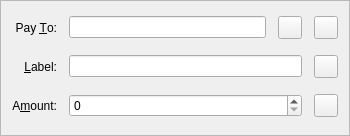
<?xml version="1.0" encoding="UTF-8"?>
<ui version="4.0">
 <class>SendCoinsEntry</class>
 <widget class="QFrame" name="SendCoinsEntry">
  <property name="geometry">
   <rect>
    <x>0</x>
    <y>0</y>
    <width>350</width>
    <height>136</height>
   </rect>
  </property>
  <property name="windowTitle">
   <string>Form</string>
  </property>
  <property name="styleSheet">
   <string notr="true"/>
  </property>
  <property name="frameShape">
   <enum>QFrame::StyledPanel</enum>
  </property>
  <property name="frameShadow">
   <enum>QFrame::Sunken</enum>
  </property>
  <layout class="QGridLayout" name="gridLayout">
   <property name="spacing">
    <number>12</number>
   </property>
   <item row="3" column="0">
    <widget class="QLabel" name="label_2">
     <property name="text">
      <string>Pay &amp;To:</string>
     </property>
     <property name="alignment">
      <set>Qt::AlignRight|Qt::AlignTrailing|Qt::AlignVCenter</set>
     </property>
     <property name="buddy">
      <cstring>payTo</cstring>
     </property>
    </widget>
   </item>
   <item row="8" column="0">
    <widget class="QLabel" name="label">
     <property name="text">
      <string>A&amp;mount:</string>
     </property>
     <property name="alignment">
      <set>Qt::AlignRight|Qt::AlignTrailing|Qt::AlignVCenter</set>
     </property>
     <property name="buddy">
      <cstring>payAmount</cstring>
     </property>
    </widget>
   </item>
   <item row="5" column="0">
    <widget class="QLabel" name="label_4">
     <property name="text">
      <string>&amp;Label:</string>
     </property>
     <property name="alignment">
      <set>Qt::AlignRight|Qt::AlignTrailing|Qt::AlignVCenter</set>
     </property>
     <property name="buddy">
      <cstring>addAsLabel</cstring>
     </property>
    </widget>
   </item>
   <item row="5" column="1">
    <layout class="QHBoxLayout" name="horizontalLayout_2">
     <item>
      <widget class="QValidatedLineEdit" name="addAsLabel">
       <property name="toolTip">
        <string>Enter a label for this address to add it to your address book</string>
       </property>
      </widget>
     </item>
     <item>
      <widget class="QToolButton" name="addressBookButton">
       <property name="toolTip">
        <string>Choose address from address book</string>
       </property>
       <property name="text">
        <string/>
       </property>
       <property name="icon">
        <iconset resource="../bitcoin.qrc">
         <normaloff>:/icons/address-book</normaloff>:/icons/address-book</iconset>
       </property>
       <property name="shortcut">
        <string>Alt+A</string>
       </property>
      </widget>
     </item>
    </layout>
   </item>
   <item row="8" column="1">
    <layout class="QHBoxLayout" name="horizontalLayout">
     <item>
      <widget class="KonjungateAmountField" name="payAmount"/>
     </item>
     <item>
      <widget class="QToolButton" name="deleteButton">
       <property name="toolTip">
        <string>Remove this recipient</string>
       </property>
       <property name="text">
        <string/>
       </property>
       <property name="icon">
        <iconset resource="../bitcoin.qrc">
         <normaloff>:/icons/remove</normaloff>:/icons/remove</iconset>
       </property>
      </widget>
     </item>
    </layout>
   </item>
   <item row="3" column="1">
    <layout class="QHBoxLayout" name="payToLayout">
     <item>
      <widget class="QValidatedLineEdit" name="payTo">
       <property name="toolTip">
        <string>The address to send the payment to (e.g. C8gZqgY4r2RoEdqYk3QsAqFckyf9pRHN6i)</string>
       </property>
       <property name="maxLength">
        <number>80</number>
       </property>
      </widget>
     </item>
     <item>
      <widget class="QPushButton" name="BVAC_import_pubkey">
       <property name="sizePolicy">
        <sizepolicy hsizetype="Minimum" vsizetype="Fixed">
         <horstretch>0</horstretch>
         <verstretch>0</verstretch>
        </sizepolicy>
       </property>
       <property name="maximumSize">
        <size>
         <width>24</width>
         <height>23</height>
        </size>
       </property>
       <property name="text">
        <string/>
       </property>
       <property name="icon">
        <iconset resource="../bitcoin.qrc">
         <normaloff>:/icons/bvac</normaloff>:/icons/bvac</iconset>
       </property>
      </widget>
     </item>
     <item>
      <widget class="QToolButton" name="pasteButton">
       <property name="toolTip">
        <string>Paste address from clipboard</string>
       </property>
       <property name="text">
        <string/>
       </property>
       <property name="icon">
        <iconset resource="../bitcoin.qrc">
         <normaloff>:/icons/editpaste</normaloff>:/icons/editpaste</iconset>
       </property>
       <property name="shortcut">
        <string>Alt+P</string>
       </property>
      </widget>
     </item>
    </layout>
   </item>
  </layout>
 </widget>
 <customwidgets>
  <customwidget>
   <class>KonjungateAmountField</class>
   <extends>QSpinBox</extends>
   <header>bitcoinamountfield.h</header>
   <container>1</container>
  </customwidget>
  <customwidget>
   <class>QValidatedLineEdit</class>
   <extends>QLineEdit</extends>
   <header>qvalidatedlineedit.h</header>
  </customwidget>
 </customwidgets>
 <resources>
  <include location="../bitcoin.qrc"/>
 </resources>
 <connections/>
</ui>
